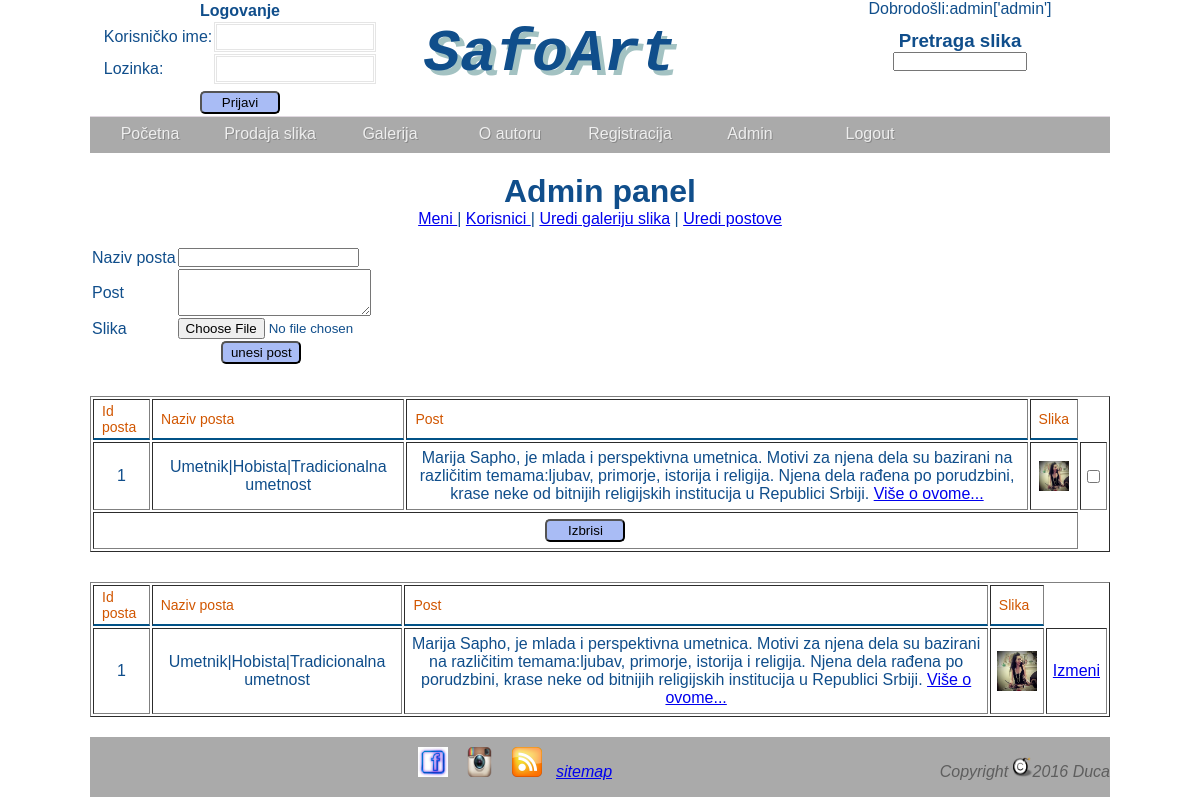
Screenshot of /net2ftp-1475092921/public_html/adminPost.php (signed in) with the database file from the repository.
### tables this page shows
CREATE TABLE IF NOT EXISTS `menu` (
  `idMenu` int(50) NOT NULL AUTO_INCREMENT,
  `ime` varchar(50) NOT NULL,
  `x` int(15) NOT NULL,
  `link` varchar(50) NOT NULL,
  `tezina` int(50) NOT NULL,
  `roditelj` int(50) NOT NULL,
  PRIMARY KEY (`idMenu`)
);

CREATE TABLE IF NOT EXISTS `post` (
  `id_post` int(11) NOT NULL AUTO_INCREMENT,
  `post` varchar(600) NOT NULL,
  `slika` varchar(100) NOT NULL,
  `nazivPosta` varchar(50) NOT NULL,
  PRIMARY KEY (`id_post`)
);

### net2ftp-1475092921/public_html/adminPost.php (the view, shortened to what this page needs)
	<?php
   if($_SESSION['nazivUloge']=='admin'){
   ?>
<!DOCTYPE html PUBLIC "-//W3C//DTD XHTML 1.0 Transitional//EN" "http://www.w3.org/TR/xhtml1/DTD/xhtml1-transitional.dtd">
<html xmlns="http://www.w3.org/1999/xhtml" xml:lang="en" lang="en">
<html>
    <head>
		 <link href="style.css" rel="stylesheet" type="text/css" />
		  <link rel="stylesheet" href="base.css" type="text/css" media="screen" charset="utf-8"/>
	</head>
    <body>
	 <div id="omot">
	       <div id="header"><?php include('header.php');?> </div>
		   <div class="nav">
           <?php include_once('menu.php'); ?>
		   </div>
		   <div id="sredina" style="margin:20px auto;text-align:center;">
	                     <h1>Admin panel</h1>
				  <a href="view_meni.php"> Meni </a>  |
		         <a href="korisnici.php"> Korisnici </a>  |
		   <a href="adminSlike.php">Uredi galeriju slika</a>      |
		  <a href="adminPost.php">Uredi postove</a>
    <br/><br/>
	<form action="<?php print $_SERVER['PHP_SELF'] ?>" method="POST" enctype="multipart/form-data">
        <?php
		echo "<table  style='text-align:center'>";
		echo "<tr><td align='left'>Naziv posta</td>
		           <td align='left'><input type='text' name='tbNazivPosta'></td></tr>
		      <tr> <td align='left'>Post</td>
				   <td align='left'><textarea rows='3' cols='22' name='txtPost' ></textarea></td></tr>
			  <tr>  <td align='left'>Slika</td>
				   <td><input type='file' name='fSlika'  /></td>
			</tr>";
	echo "<tr><td colspan='2' align='center'><input type='submit' value='unesi post' class='dugme' name='unesiPost'></td></tr>";
		echo "</table>";
        ?>
		</form>
		<?php
		include('konn.php');
	$upit = "SELECT *
	FROM post ORDER BY id_post";
	$rez = mysqli_query($conn,$upit);
	if(mysqli_num_rows($rez) == 0)
	{
		echo "Trenutno nema zapisa u bazi !";
	}
	else
	{
		?>
		<form method="post" action="<?php echo $_SERVER['php_self'];?>">
			<table border='1'style="margin:auto;margin:30px auto;" class="brisKor">
				<tr>
				   <th>Id posta</th>
				     <th>Naziv posta</th>
					<th>Post</th>
					<th>Slika</th>
				</tr>
		<?php
		while($r = mysqli_fetch_array($rez))
		{
echo "<tr>
          <td>".$r['id_post']."</td>
		<td>".$r['nazivPosta']."</td>
		<td>".$r['post']."</td>
		<td><img src=".$r['slika']." width=30px height=30px/></td>
		<td><input type='checkbox' name='brisanje[]' value='".$r['id_post']."'></td>
	  </tr>";
		}
echo "<tr>
		<td colspan='4' align ='center'>
			<input type='submit' name='btnBrisi' value='Izbrisi'class='dugme'/>
		</td>
	  </tr>
	 </table>
	</form>";
	}
?>
   <form method="post" action="<?php echo $_SERVER['php_self'];?>">
	<table border='1' class='brisKor' style="margin:20px auto ">
		<tr>
				   <th>Id posta</th>
				     <th>Naziv posta</th>
					<th>Post</th>
					<th>Slika</th>
		</tr>
<?php
include('konn.php');
	$upit = "SELECT *
	FROM post ORDER BY id_post";
	$run=mysqli_query($conn,$upit)or die("greska".mysqli_error());
	while($red=mysqli_fetch_array($run)){
	$id=$red['id_post'];
	$ime=$red['nazivPosta'];
	$post=$red['post'];
	$slika=$red['slika'];
?>
		<tr>
		<td><?php echo $id?></td>
		<td><?php echo $ime?></td>
		<td><?php echo $post?></td>
		<td><img src="<?php echo "./".$slika ?>"width=40px height=40px/></td>
		<td><a href="izmena_posta.php?edit=<?php echo $id;?>">Izmeni</a></td>
		</tr>
<?php }
?>
	</table>
		   </div>
		   <div id="footer"><?php include('footer.php');?></div>
	 </div>
	</body>
</html>
<?php }
   else{
	   header('Location:index.php');
   }
 ?>

### net2ftp-1475092921/public_html/menu.php (shortened to what this page needs)
 <?php
  include('konn.php');
$upit="SELECT * FROM menu WHERE roditelj=0 ORDER BY idMenu ASC";
$rezultat=mysqli_query($conn,$upit);
 echo '<ul id="menu" class="menu">';
 while($red=mysqli_fetch_array($rezultat)){
	 echo"<li><a href='".$red['link']."' >".$red['ime']."</a>";
     Podmeni($red['idMenu'],$conn);
	 echo"</li>";
 }
 if(isset($_SESSION['idUloge']))
			{
			?>
			<a href="logout.php">Logout</a>
			<?php }
 echo "</ul>";
  function Podmeni($roditelj,$conn)
		{
			$upit1="SELECT * FROM menu WHERE roditelj=$roditelj ORDER BY idMenu ASC";
			$rezultat=mysqli_query($conn,$upit1);
			$vratila_podmeni=mysqli_num_rows($rezultat);
			if($vratila_podmeni>0)
			{
				while($red=mysqli_fetch_array($rezultat))
				{
					Podmeni($red['idMenu'],$conn);
				}
			}
		}
	?>

### net2ftp-1475092921/public_html/style.css (style rules this page uses)
* { padding:0px; margin:0px; outline:0 }
body { font-family: Arial,Helvetica,sans-serif; background-repeat:no-repeat; background-attachment:fixed; color:#104E8B; / }
#omot { width:1020px; margin:0 auto; }
#header { width:1020px;border-bottom:1px solid #E0D8E0;background-color:#FFFFFF;display:block; }
.nav { width:1020px;height:36px; background:#aaa; color:#fff; text-shadow:1px 1px #888; z-index:1000;margin:auto; }
#menu { width:1020px;margin:auto;text-align:center; }
.menu a { float:left; color:#eee; text-decoration:none; width:120px; height:28px; padding-top:8px }
.menu { list-style:none; font:16px Arial,Verdana; text-align:center; width:600px; margin:0 auto }
.menu li { position:relative; float:left; width:120px; z-index:1000 }
#sredina { width:1020px; background-color:#FFFFFF; display:block; margin:auto; }
#footer { height:60px;width:1020px;background:#aaa;text-align:center;display:block; }
.dugme { width:80px; padding:2px; background-color:#A9BCF5; border-radius: 5px; -moz-border-radius: 5px; }

### net2ftp-1475092921/public_html/base.css (style rules this page uses)
.brisKor th { border-bottom: 2px solid #015287; color: #D15600; font-size: 14px; font-weight: normal; text-align: left; padding: 3px 8px; }
.brisKor td { padding: 6px; }

### rows the page displays
menu: ime "Početna"
menu: ime "Prodaja slika"
menu: ime "Galerija"
menu: ime "O autoru"
menu: ime "Registracija"
menu: ime "Admin"
post: id_post "1", nazivPosta "Umetnik|Hobista|Tradicionalna umetnost", post "Marija Sapho, je mlada i perspektivna umetnica. Motivi za njena dela su bazirani na različitim temama:ljubav, primorje, istorija i religija. Njena dela rađena po porudzbini, krase neke od bitnijih religijskih institucija u Republici Srbiji. Više o ovome...", slika (picture)

### other values shown
$_SESSION['username'] "admin"
$_SESSION['nazivUloge'] "admin"
